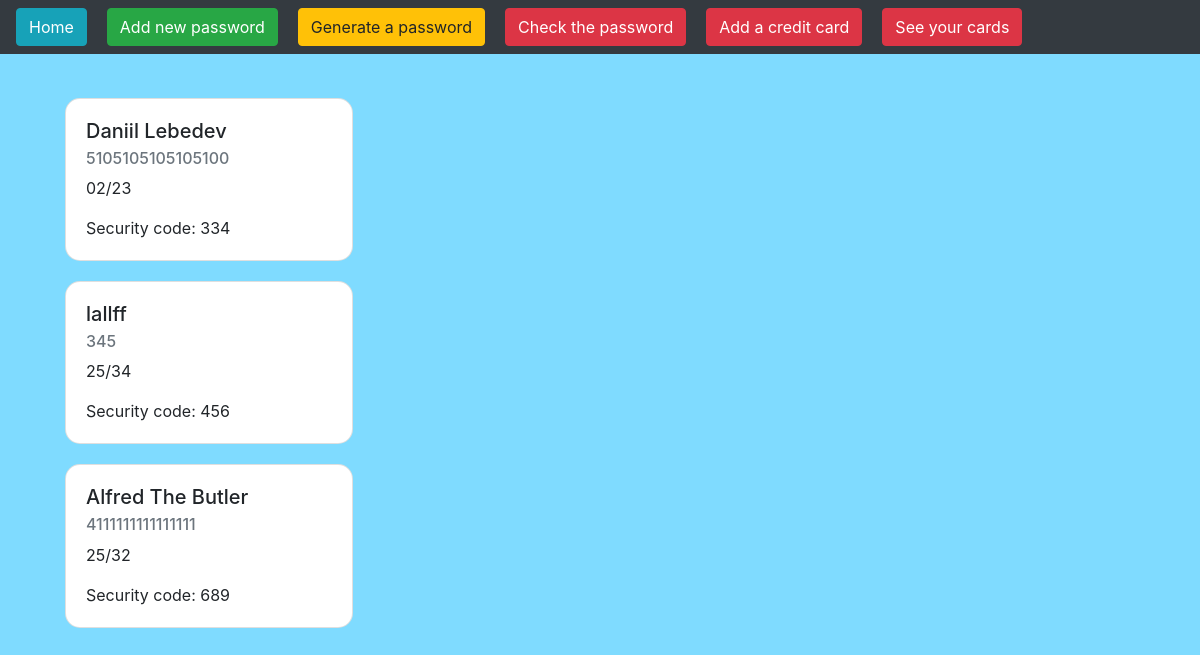
/credit-card-display, run on an earlier commit of the app's database.
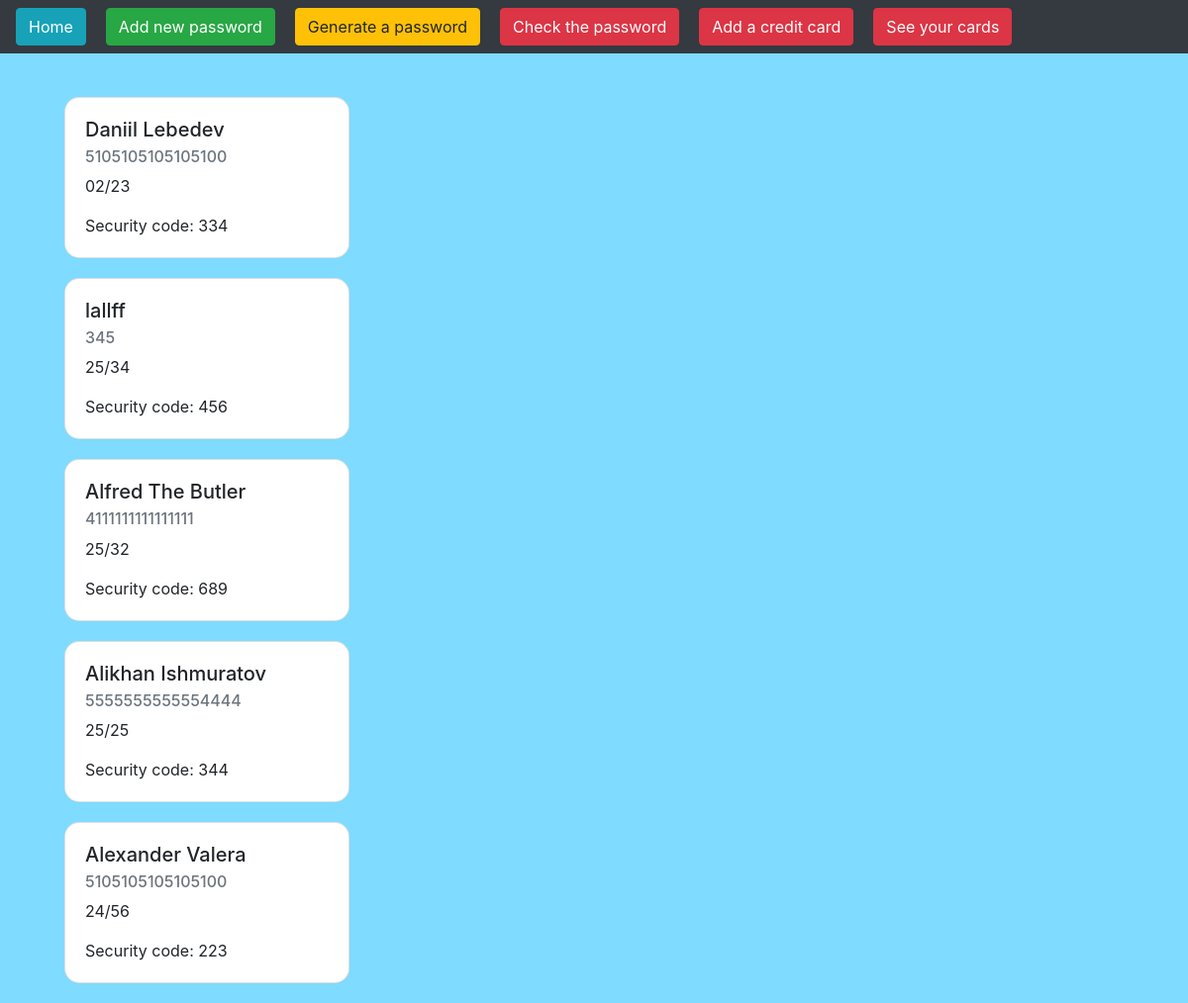
And on a later commit of the database.
### passwordgeneratorapp/models.py (models this page shows)
class CreditCard(models.Model):
	name = models.CharField(max_length=50)
	cardNumber = models.IntegerField()
	date = models.CharField(max_length=5)
	securityCode = models.IntegerField()

### passwordgeneratorapp/views.py (the view)
# urls.py: path('credit-card-display', views.creaditCardView, name="CreditCardDisplayPage"),
def creaditCardView(request):
	all_cards = CreditCard.objects.all()
	return render(request, 'displaycreditcard.html', {"all_cards":all_cards})

### passwordgeneratorapp/templates/displaycreditcard.html
{% extends 'base.html' %}
{% block content %}
	<div class="container">
		{% for card in all_cards %}
		<div class="card" style="width: 18rem; margin:20px; border-radius: 15px">
		  <div class="card-body">
		    <h5 class="card-title">{{card.name}}</h5>
		    <h6 class="card-subtitle mb-2 text-muted">{{card.cardNumber}}</h6>
		    <p class="card-text">{{card.date}}</p>
		    <p class="card-text"> Security code: {{card.securityCode}}</p>
		  </div>
		</div>
		{% endfor %}
	</div>
{% endblock %}

What changed in the data, as far as the page shows it:
added CreditCard: name "Alikhan Ishmuratov", cardNumber "5555555555554444", date "25/25", securityCode "344"
added CreditCard: name "Alexander Valera", cardNumber "5105105105105100", date "24/56", securityCode "223"
